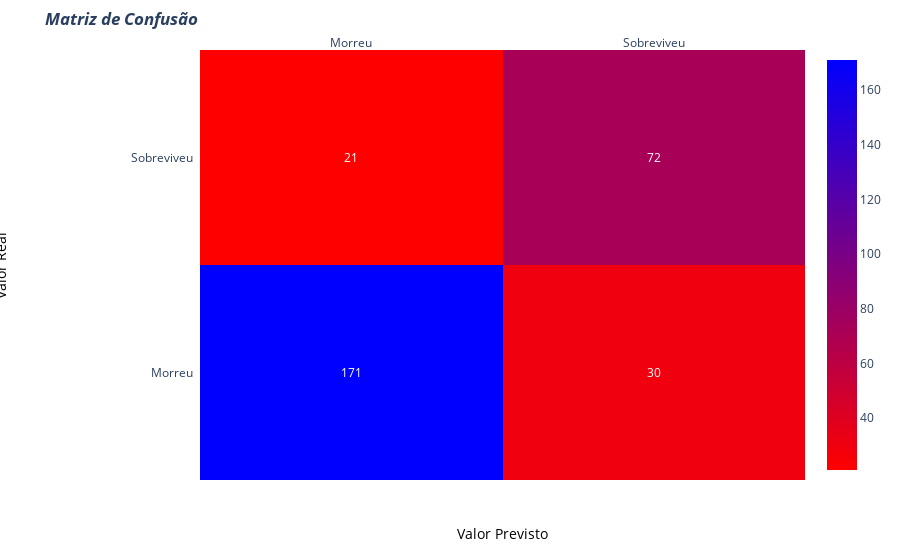

The notebook cell saved with this chart:
### Code cell
plot_confusion_matrix(confusion_matrix)

### Figure 1 — Plotly figure (JSON) as saved in the notebook; plotly's stock layout.template omitted (floating-point values rounded to 4 significant figures)
{"data": [{"colorscale": [[0, "rgb(255,0,0)"], [1, "rgb(0,0,255)"]], "reversescale": false, "showscale": true, "type": "heatmap", "x": ["Morreu", "Sobreviveu"], "y": ["Morreu", "Sobreviveu"], "z": [[171, 30], [21, 72]]}], "layout": {"annotations": [{"font": {"color": "#FFFFFF"}, "showarrow": false, "text": "171", "x": "Morreu", "xref": "x", "y": "Morreu", "yref": "y"}, {"font": {"color": "#FFFFFF"}, "showarrow": false, "text": "30", "x": "Sobreviveu", "xref": "x", "y": "Morreu", "yref": "y"}, {"font": {"color": "#FFFFFF"}, "showarrow": false, "text": "21", "x": "Morreu", "xref": "x", "y": "Sobreviveu", "yref": "y"}, {"font": {"color": "#FFFFFF"}, "showarrow": false, "text": "72", "x": "Sobreviveu", "xref": "x", "y": "Sobreviveu", "yref": "y"}, {"font": {"color": "black", "size": 14}, "showarrow": false, "text": "Valor Previsto", "x": 0.5, "xref": "paper", "y": -0.15, "yref": "paper"}, {"font": {"color": "black", "size": 14}, "showarrow": false, "text": "Valor Real", "textangle": -90, "x": -0.35, "xref": "paper", "y": 0.5, "yref": "paper"}], "autosize": true, "margin": {"l": 200, "t": 50}, "title": {"text": "<i><b>Matriz de Confusão</b></i>"}, "xaxis": {"autorange": true, "dtick": 1, "gridcolor": "rgb(0, 0, 0)", "range": [-0.5, 1.5], "side": "top", "ticks": "", "type": "category"}, "yaxis": {"autorange": true, "dtick": 1, "range": [-0.5, 1.5], "ticks": "", "ticksuffix": "  ", "type": "category"}}}
